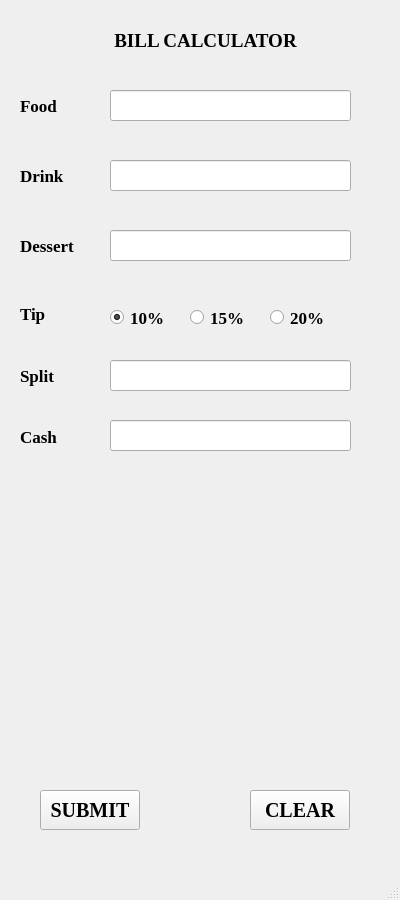
<?xml version="1.0" encoding="UTF-8"?>
<ui version="4.0">
 <class>MainWindow</class>
 <widget class="QMainWindow" name="MainWindow">
  <property name="geometry">
   <rect>
    <x>0</x>
    <y>0</y>
    <width>400</width>
    <height>900</height>
   </rect>
  </property>
  <property name="minimumSize">
   <size>
    <width>0</width>
    <height>0</height>
   </size>
  </property>
  <property name="maximumSize">
   <size>
    <width>400</width>
    <height>1000</height>
   </size>
  </property>
  <property name="font">
   <font>
    <pointsize>13</pointsize>
   </font>
  </property>
  <property name="windowTitle">
   <string>Test 10</string>
  </property>
  <widget class="QWidget" name="centralwidget">
   <widget class="QLabel" name="label_header">
    <property name="geometry">
     <rect>
      <x>80</x>
      <y>0</y>
      <width>251</width>
      <height>81</height>
     </rect>
    </property>
    <property name="sizeIncrement">
     <size>
      <width>0</width>
      <height>0</height>
     </size>
    </property>
    <property name="baseSize">
     <size>
      <width>0</width>
      <height>0</height>
     </size>
    </property>
    <property name="font">
     <font>
      <family>Times New Roman</family>
      <pointsize>14</pointsize>
      <weight>75</weight>
      <bold>true</bold>
     </font>
    </property>
    <property name="lineWidth">
     <number>50</number>
    </property>
    <property name="text">
     <string>BILL CALCULATOR</string>
    </property>
    <property name="alignment">
     <set>Qt::AlignCenter</set>
    </property>
   </widget>
   <widget class="QLabel" name="label_food">
    <property name="geometry">
     <rect>
      <x>20</x>
      <y>90</y>
      <width>61</width>
      <height>31</height>
     </rect>
    </property>
    <property name="font">
     <font>
      <family>Times New Roman</family>
      <pointsize>13</pointsize>
      <weight>75</weight>
      <bold>true</bold>
     </font>
    </property>
    <property name="text">
     <string>Food</string>
    </property>
   </widget>
   <widget class="QLineEdit" name="line_food">
    <property name="geometry">
     <rect>
      <x>110</x>
      <y>90</y>
      <width>241</width>
      <height>31</height>
     </rect>
    </property>
    <property name="font">
     <font>
      <family>Times New Roman</family>
      <weight>75</weight>
      <bold>true</bold>
     </font>
    </property>
    <property name="alignment">
     <set>Qt::AlignRight|Qt::AlignTrailing|Qt::AlignVCenter</set>
    </property>
   </widget>
   <widget class="QLabel" name="label_drink">
    <property name="geometry">
     <rect>
      <x>20</x>
      <y>160</y>
      <width>61</width>
      <height>31</height>
     </rect>
    </property>
    <property name="font">
     <font>
      <family>Times New Roman</family>
      <weight>75</weight>
      <bold>true</bold>
     </font>
    </property>
    <property name="text">
     <string>Drink</string>
    </property>
   </widget>
   <widget class="QLineEdit" name="line_drink">
    <property name="geometry">
     <rect>
      <x>110</x>
      <y>160</y>
      <width>241</width>
      <height>31</height>
     </rect>
    </property>
    <property name="font">
     <font>
      <family>Times New Roman</family>
      <weight>75</weight>
      <bold>true</bold>
     </font>
    </property>
    <property name="alignment">
     <set>Qt::AlignRight|Qt::AlignTrailing|Qt::AlignVCenter</set>
    </property>
   </widget>
   <widget class="QLabel" name="label_dessert">
    <property name="geometry">
     <rect>
      <x>20</x>
      <y>230</y>
      <width>61</width>
      <height>31</height>
     </rect>
    </property>
    <property name="font">
     <font>
      <family>Times New Roman</family>
      <weight>75</weight>
      <bold>true</bold>
     </font>
    </property>
    <property name="text">
     <string>Dessert</string>
    </property>
   </widget>
   <widget class="QLineEdit" name="line_dessert">
    <property name="geometry">
     <rect>
      <x>110</x>
      <y>230</y>
      <width>241</width>
      <height>31</height>
     </rect>
    </property>
    <property name="font">
     <font>
      <family>Times New Roman</family>
      <weight>75</weight>
      <bold>true</bold>
     </font>
    </property>
    <property name="alignment">
     <set>Qt::AlignRight|Qt::AlignTrailing|Qt::AlignVCenter</set>
    </property>
   </widget>
   <widget class="QLabel" name="label_tip">
    <property name="geometry">
     <rect>
      <x>20</x>
      <y>300</y>
      <width>61</width>
      <height>28</height>
     </rect>
    </property>
    <property name="font">
     <font>
      <family>Times New Roman</family>
      <weight>75</weight>
      <bold>true</bold>
     </font>
    </property>
    <property name="text">
     <string>Tip</string>
    </property>
   </widget>
   <widget class="QRadioButton" name="radioButton_10">
    <property name="geometry">
     <rect>
      <x>110</x>
      <y>305</y>
      <width>60</width>
      <height>25</height>
     </rect>
    </property>
    <property name="font">
     <font>
      <family>Times New Roman</family>
      <weight>75</weight>
      <bold>true</bold>
     </font>
    </property>
    <property name="text">
     <string>10%</string>
    </property>
    <property name="checked">
     <bool>true</bool>
    </property>
   </widget>
   <widget class="QRadioButton" name="radioButton_15">
    <property name="geometry">
     <rect>
      <x>190</x>
      <y>305</y>
      <width>60</width>
      <height>25</height>
     </rect>
    </property>
    <property name="font">
     <font>
      <family>Times New Roman</family>
      <weight>75</weight>
      <bold>true</bold>
     </font>
    </property>
    <property name="text">
     <string>15%</string>
    </property>
   </widget>
   <widget class="QRadioButton" name="radioButton_20">
    <property name="geometry">
     <rect>
      <x>270</x>
      <y>305</y>
      <width>60</width>
      <height>25</height>
     </rect>
    </property>
    <property name="font">
     <font>
      <family>Times New Roman</family>
      <weight>75</weight>
      <bold>true</bold>
     </font>
    </property>
    <property name="text">
     <string>20%</string>
    </property>
   </widget>
   <widget class="QPushButton" name="button_submit">
    <property name="geometry">
     <rect>
      <x>40</x>
      <y>790</y>
      <width>100</width>
      <height>40</height>
     </rect>
    </property>
    <property name="font">
     <font>
      <family>Times New Roman</family>
      <pointsize>15</pointsize>
      <weight>75</weight>
      <bold>true</bold>
     </font>
    </property>
    <property name="text">
     <string>SUBMIT</string>
    </property>
   </widget>
   <widget class="QPushButton" name="button_clear">
    <property name="geometry">
     <rect>
      <x>250</x>
      <y>790</y>
      <width>100</width>
      <height>40</height>
     </rect>
    </property>
    <property name="font">
     <font>
      <family>Times New Roman</family>
      <pointsize>15</pointsize>
      <weight>75</weight>
      <bold>true</bold>
     </font>
    </property>
    <property name="text">
     <string>CLEAR</string>
    </property>
   </widget>
   <widget class="QLabel" name="label_msg">
    <property name="geometry">
     <rect>
      <x>20</x>
      <y>490</y>
      <width>351</width>
      <height>281</height>
     </rect>
    </property>
    <property name="text">
     <string/>
    </property>
   </widget>
   <widget class="QLabel" name="label_split">
    <property name="geometry">
     <rect>
      <x>20</x>
      <y>360</y>
      <width>61</width>
      <height>31</height>
     </rect>
    </property>
    <property name="font">
     <font>
      <family>Times New Roman</family>
      <weight>75</weight>
      <bold>true</bold>
     </font>
    </property>
    <property name="text">
     <string>Split</string>
    </property>
   </widget>
   <widget class="QLineEdit" name="line_split">
    <property name="geometry">
     <rect>
      <x>110</x>
      <y>360</y>
      <width>241</width>
      <height>31</height>
     </rect>
    </property>
    <property name="font">
     <font>
      <family>Times New Roman</family>
      <weight>75</weight>
      <bold>true</bold>
     </font>
    </property>
    <property name="alignment">
     <set>Qt::AlignRight|Qt::AlignTrailing|Qt::AlignVCenter</set>
    </property>
   </widget>
   <widget class="QLabel" name="label_cash">
    <property name="geometry">
     <rect>
      <x>20</x>
      <y>430</y>
      <width>47</width>
      <height>13</height>
     </rect>
    </property>
    <property name="font">
     <font>
      <family>Times New Roman</family>
      <weight>75</weight>
      <bold>true</bold>
     </font>
    </property>
    <property name="text">
     <string>Cash</string>
    </property>
   </widget>
   <widget class="QLineEdit" name="line_cash">
    <property name="geometry">
     <rect>
      <x>110</x>
      <y>420</y>
      <width>241</width>
      <height>31</height>
     </rect>
    </property>
    <property name="font">
     <font>
      <family>Times New Roman</family>
      <weight>75</weight>
      <bold>true</bold>
     </font>
    </property>
    <property name="alignment">
     <set>Qt::AlignRight|Qt::AlignTrailing|Qt::AlignVCenter</set>
    </property>
   </widget>
  </widget>
  <widget class="QMenuBar" name="menubar">
   <property name="geometry">
    <rect>
     <x>0</x>
     <y>0</y>
     <width>400</width>
     <height>21</height>
    </rect>
   </property>
  </widget>
  <widget class="QStatusBar" name="statusbar"/>
 </widget>
 <resources/>
 <connections/>
</ui>
